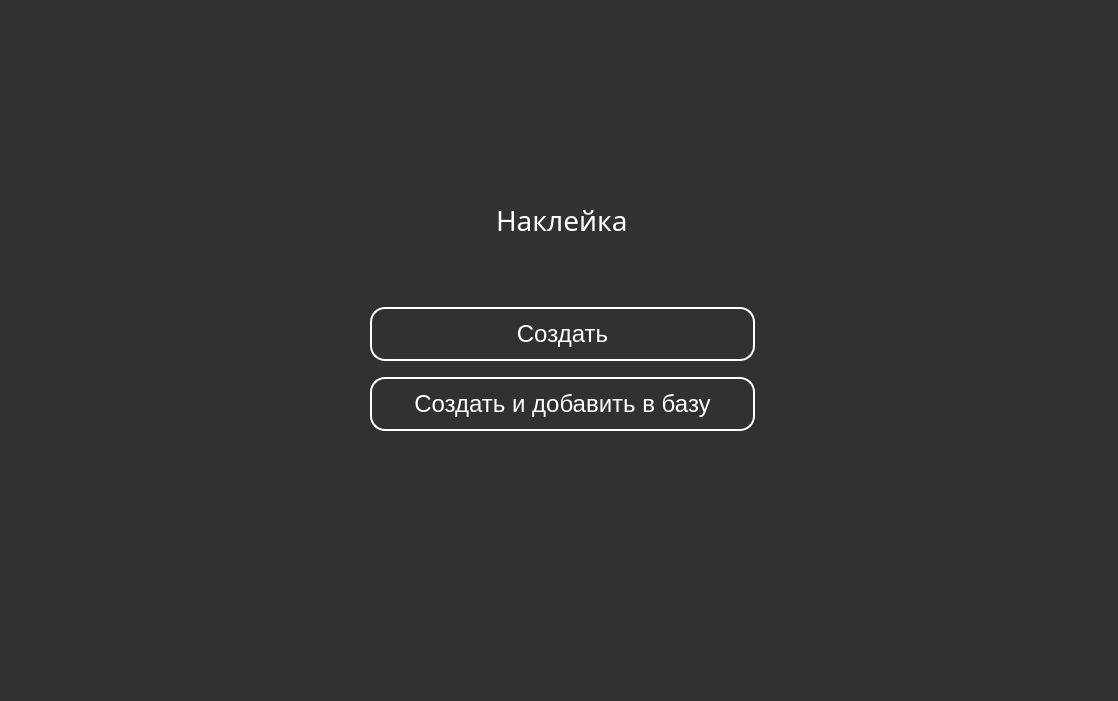
<?xml version="1.0" encoding="UTF-8"?>
<ui version="4.0">
 <class>MainWindow</class>
 <widget class="QMainWindow" name="MainWindow">
  <property name="geometry">
   <rect>
    <x>0</x>
    <y>0</y>
    <width>1118</width>
    <height>701</height>
   </rect>
  </property>
  <property name="windowTitle">
   <string>MainWindow</string>
  </property>
  <property name="styleSheet">
   <string notr="true">background-color: rgb(49, 49, 50);</string>
  </property>
  <widget class="QWidget" name="centralwidget">
   <widget class="QWidget" name="verticalLayoutWidget">
    <property name="geometry">
     <rect>
      <x>370</x>
      <y>150</y>
      <width>385</width>
      <height>281</height>
     </rect>
    </property>
    <layout class="QVBoxLayout" name="verticalLayout">
     <item alignment="Qt::AlignHCenter">
      <widget class="QLabel" name="label">
       <property name="font">
        <font>
         <family>Franklin Gothic Medium</family>
         <pointsize>21</pointsize>
        </font>
       </property>
       <property name="layoutDirection">
        <enum>Qt::RightToLeft</enum>
       </property>
       <property name="styleSheet">
        <string notr="true">color: rgb(255, 255, 255);</string>
       </property>
       <property name="text">
        <string>Наклейка</string>
       </property>
      </widget>
     </item>
     <item>
      <widget class="QPushButton" name="pushButton">
       <property name="font">
        <font>
         <pointsize>18</pointsize>
        </font>
       </property>
       <property name="styleSheet">
        <string notr="true">color: rgb(255, 255, 255);
border: 2px solid rgb(255, 255, 255);
border-radius: 15px;
margin-top:10px;
height: 50px;</string>
       </property>
       <property name="text">
        <string>Создать</string>
       </property>
      </widget>
     </item>
     <item>
      <widget class="QPushButton" name="pushButton_2">
       <property name="font">
        <font>
         <pointsize>18</pointsize>
        </font>
       </property>
       <property name="styleSheet">
        <string notr="true">color: rgb(255, 255, 255);
border: 2px solid rgb(255, 255, 255);
border-radius: 15px;
margin-top:10px;
height: 50px;</string>
       </property>
       <property name="text">
        <string>Создать и добавить в базу</string>
       </property>
       <property name="iconSize">
        <size>
         <width>20</width>
         <height>20</height>
        </size>
       </property>
      </widget>
     </item>
    </layout>
   </widget>
  </widget>
  <widget class="QMenuBar" name="menubar">
   <property name="geometry">
    <rect>
     <x>0</x>
     <y>0</y>
     <width>1118</width>
     <height>26</height>
    </rect>
   </property>
  </widget>
  <widget class="QStatusBar" name="statusbar"/>
 </widget>
 <tabstops>
  <tabstop>pushButton</tabstop>
  <tabstop>pushButton_2</tabstop>
 </tabstops>
 <resources/>
 <connections/>
</ui>
